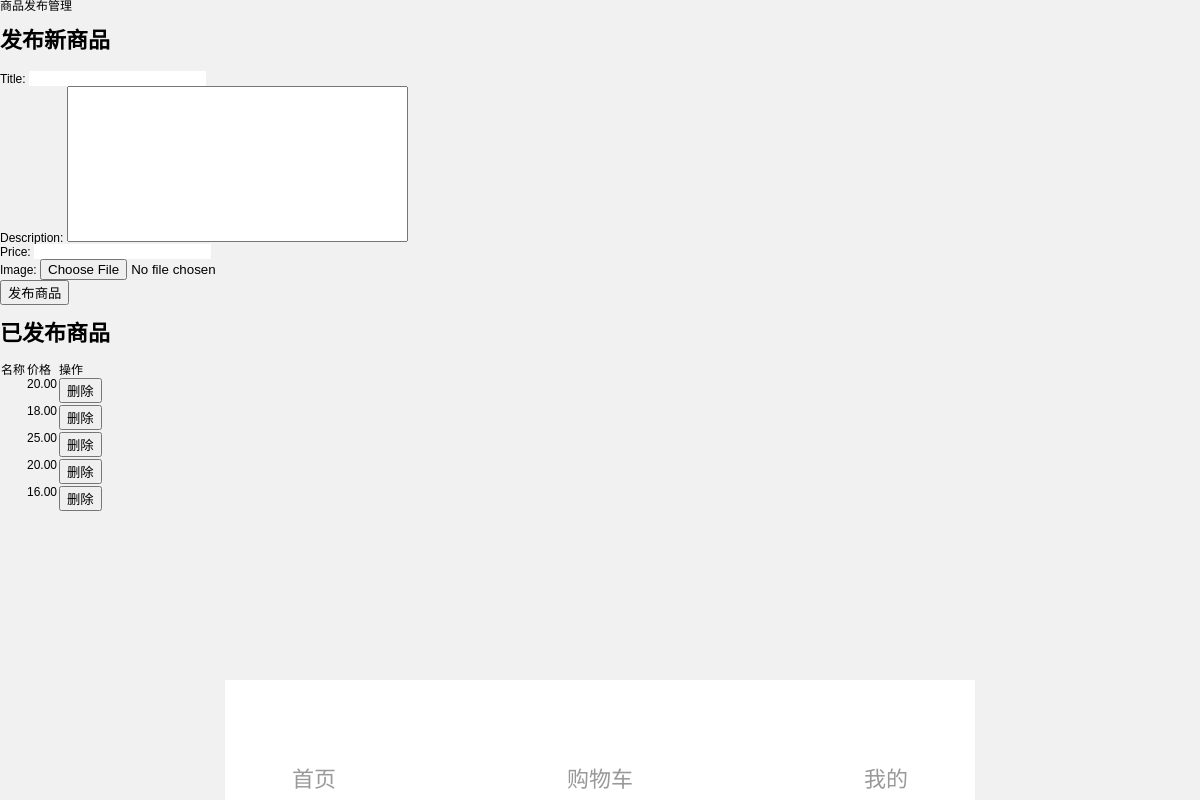
The page /transaction/manage_items/ (signed in) on the database its author committed.
### transaction/models.py (models this page shows, shortened)
class Item(models.Model):
    title = models.CharField(max_length=12)
    description = models.TextField()
    price = models.DecimalField(max_digits=10, decimal_places=2)
    image = models.ImageField(upload_to='items/')
    owner = models.ForeignKey(User, on_delete=models.CASCADE, related_name='items')
    created_at = models.DateTimeField(auto_now_add=True)
    updated_at = models.DateTimeField(auto_now=True)

### transaction/views.py (the view)
# urls.py: path('manage_items/', views.manage_items, name='manage_items'),
def manage_items(request):
    if request.method == 'POST':
        if 'delete' in request.POST:
            item_id = request.POST.get('item_id')
            Item.objects.filter(id=item_id).delete()
        else:
            form = ItemForm(request.POST)
            if form.is_valid():
                item = form.save(commit=False)
                item.user = request.user
                item.save()
                return redirect('manage_items')
    else:
        form = ItemForm()
    items = Item.objects.filter(owner=request.user)
    return render(request, 'manage_items.html', {'form': form, 'items': items})

### transaction/forms.py
class ItemForm(forms.ModelForm):
    class Meta:
        model = Item
        fields = ['title', 'description', 'price', 'image']

### transaction/templates/manage_items.html (shortened to what this page needs)
{% extends 'base.html' %}
{% load static %}
{% block content %}
  <h1>商品发布管理</h1>
  <h2>发布新商品</h2>
  <form method="post">
    {{ form.as_p }}
   <button type="submit">发布商品</button>
  </form>
  <h2>已发布商品</h2>
 <table>
    <tr>
      <th>名称</th>
      <th>价格</th>
      <th>操作</th>
    </tr>
    {% for item in items %}
      <tr>
        <td>{{ item.name }}</td>
        <td>{{ item.price }}</td>
        <td>
          <form method="post">
           <button type="submit" name="delete">删除</button>
          </form>
        </td>
      </tr>
    {% endfor %}
  </table>
{% endblock %}

### static/transaction/css/base.css (style rules this page uses)
body { margin: 0; font-family: "微软雅黑", "宋体", Arial, Helvetica, sans-serif; font-size: 12px; line-height: 1; }
h1, h3, h4, h5, h6 { margin: 0; font-size: 100%; font-weight: normal; }
h2 { font-size: 22px; font-weight: bolder; }
p, dl, dd { margin: 0; }
table { border-collapse: collapse; }
th { font-weight: normal; text-align: left; vertical-align: top; }
td { text-align: left; vertical-align: top; }
input { margin: 0; padding: 0; border: none; font-family: inherit; outline: none; }
textarea { resize: none; overflow: auto; font-family: inherit; outline: none; }
a, input, button { -webkit-tap-highlight-color: rgba(0, 0, 0, 0); }
input { border-radius: 0; }
body { background-color: #f1f1f1; }

### rows shown on the page
Item: price "20.00"
Item: price "18.00"
Item: price "25.00"
Item: price "20.00"
Item: price "16.00"
